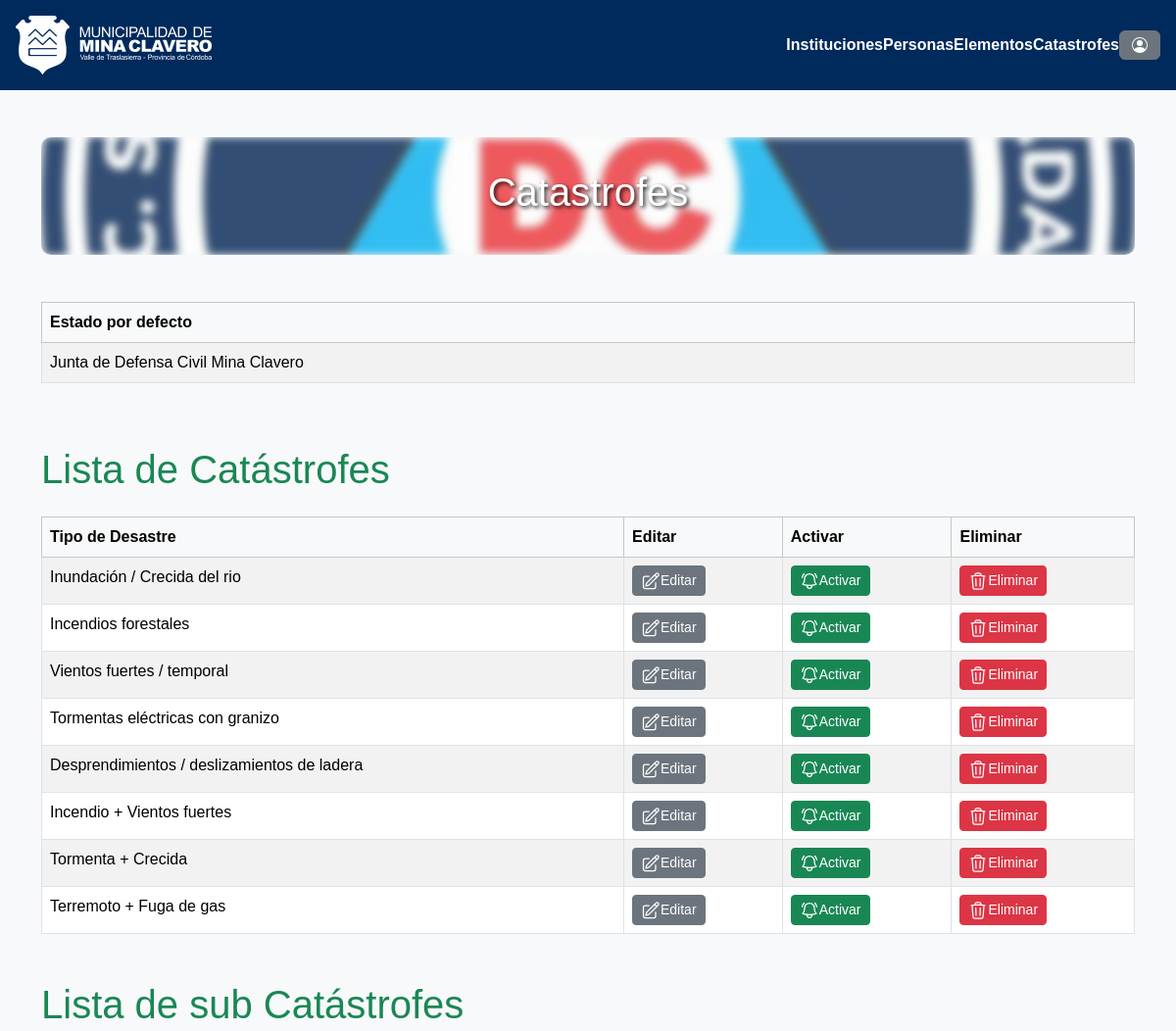
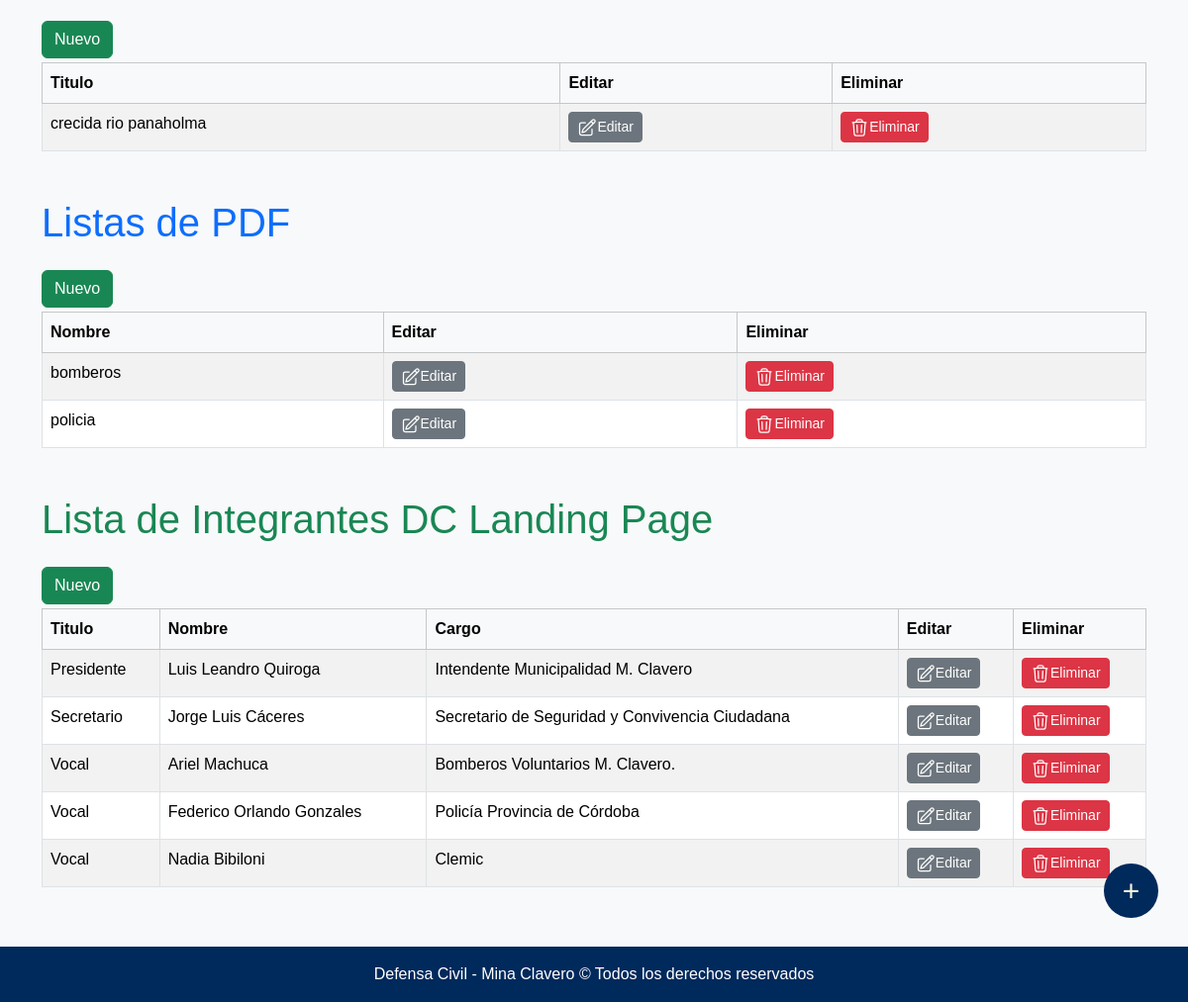
Page /listaDesastre/ (signed in) on the committed database (2 pictures, top to bottom).
### seguridadVial/models.py (models this page shows, shortened)
class Catastrophe(models.Model):
    type_disaster = models.CharField(max_length=255, default=None)
    descripcion = models.TextField()
    is_active = models.BooleanField(default=False)
    is_default = models.BooleanField(default=False)
    image_disaster = models.CharField(max_length=255)
    mapa_interactivo = models.CharField(max_length=855, default=None)

class SubCatastrofe(models.Model):
    titulo = models.CharField(max_length=255, default=None)
    id_catastrofe = models.ForeignKey(Catastrophe, on_delete=models.CASCADE)

class PdfFrame(models.Model):
    name = models.CharField(max_length=255)
    url = models.URLField()
    pk_catastrofe = models.ManyToManyField(Catastrophe,through="CatPdf")

class IntegrantesDC(models.Model):
    titulo = models.CharField(max_length=255)
    persona = models.CharField(max_length=255)
    cargo = models.CharField(max_length=255)

### seguridadVial/views_landing.py (the view)
# urls.py: path("listaDesastre/", login_required(permission_required('defensaCivil.add_catastrophe')(views_landing.DashboardCatastrophe)), name="Lista-Desastre"),
def DashboardCatastrophe(request):
    active = True
    if Catastrophe.objects.filter(is_active=True):
        active = False
    return render(request, template_name=os.path.join("defensaCivil", "listas", "dashboard.html"),
                  context={"disaster":Catastrophe.objects.all(), "active":active, "pdf":PdfFrame.objects.all(), "subcat": SubCatastrofe.objects.all(), "integrantes":IntegrantesDC.objects.all()})

### municipalidad/templates/defensaCivil/listas/dashboard.html (shortened to what this page needs)
{% extends "defensaCivil/base.html" %}
{% load static %}
{% block contenido %}
<div class="container mt-5">
    <div class="cont mb-5">
     <h1 class="titulo">Catastrofes</h1>
    </div>
    <div class="table-responsive w-100">
      <table class="table table-bordered table-striped table-hover" id="table">
        <thead class="table-light">
          <tr>
            <th>Estado por defecto</th>
          </tr>
        </thead>
        <tbody>
          {% for disaster in disaster %}
          {% if disaster.is_default %}
          <tr>
            <td>{{ disaster.type_disaster }}</td>
          </tr>
          {% endif %}
          {% endfor %}
        </tbody>
      </table>
    </div>
    <h1 class="mb-4 mt-5 text-success">Lista de Catástrofes</h1>
    <div class="table-responsive">
      <table class="table table-bordered table-striped table-hover" id="table">
        <thead class="table-light">
          <tr>
            <th>Tipo de Desastre</th>
            <th>Editar</th>
            <th>Activar</th>
            <th>Eliminar</th>
          </tr>
        </thead>
        <tbody>
          {% for disaster in disaster %}
          {% if not disaster.is_default %}
          <tr>
            <td>{{ disaster.type_disaster }}</td>
            <td>
              {% if active %}
              <a href="{% url 'Modificar' disaster.id %}" class="btn btn-sm btn-secondary">
                <img src="{% static 'assets/edit.svg' %}" style="width: 20px;">
              Editar
            </a>
              {% endif %}
            </td>
            <td>
              {% if not disaster.is_active and active %}
              <a href="{% url 'Activar' disaster.id %}" class="btn btn-sm btn-success">
                <img src="{% static 'assets/active.svg' %}" style="width: 20px;">
              Activar</a>
              {% elif disaster.is_active %}
              <a href="{% url 'Activar' disaster.id %}" class="btn btn-sm btn-danger">
                <img src="{% static 'assets/deactivate.svg' %}" style="width: 20px;">
              Desactivar</a>
              {% endif %}
            </td>
            <td>
              {% if not disaster.is_active   and active %}
              <a href="{% url 'Eliminar' disaster.id %}" class="btn btn-sm btn-danger">
                <img src="{% static 'assets/eliminar.svg' %}" style="width: 20px;">Eliminar
              </a>
              {% elif not disaster.is_active  and active%}
              <a href="{% url 'Eliminar' disaster.id %}" class="btn btn-sm btn-danger">
                <img src="{% static 'assets/eliminar.svg' %}" style="width: 20px;">Eliminar
              </a>
              {% endif %}
            </td>
          </tr>
          {% endif %}
          {% endfor %}
        </tbody>
      </table>
    <h1 class="mb-4 mt-5 text-success">Lista de  sub Catástrofes</h1>
    <a class="btn btn-success mb-1" href="{% url 'subcar_crear' %}">Nuevo</a>
    <div class="table-responsive">
      <table class="table table-bordered table-striped table-hover" id="table">
        <thead class="table-light">
          <tr>
            <th>Titulo</th>
            <th>Editar</th>
            <th>Eliminar</th>
          </tr>
        </thead>
        <tbody>
         {% for s in subcat %}
          <tr>
            <td>{{ s.titulo }}</td>
            <td>
             <a class="btn btn-sm btn-secondary" href="{% url 'subcat_update' s.id %}">
                <img src="{% static 'assets/edit.svg' %}" style="width: 20px;">Editar
             </a>
            </td>
            <td>
              <a class="btn btn-sm btn-danger" href="{% url 'subcat_delete' s.id %}">
                <img src="{% static 'assets/eliminar.svg' %}" style="width: 20px;">Eliminar
              </a>
            </td>
          </tr>
          {% endfor %}
        </tbody>
      </table>
      <h1 class="mb-4 mt-5 text-primary">Listas de PDF</h1>
      <a class="btn btn-success mb-1" href="{% url 'pdf_create' %}">Nuevo</a>
    <div class="table-responsive">
      <table class="table table-bordered table-striped table-hover" id="table">
        <thead class="table-light">
          <tr>
            <th>Nombre</th>
            <th>Editar</th>
            <th>Eliminar</th>
          </tr>
        </thead>
        <tbody>
         {% for pdf in pdf %}
          <tr>
            <td>{{ pdf.name }}</td>
            <td>
             <a class="btn btn-sm btn-secondary" href="{% url 'pdf_update' pdf.id %}">
                <img src="{% static 'assets/edit.svg' %}" style="width: 20px;">Editar
             </a>
            </td>
            <td>
              <a class="btn btn-sm btn-danger" href="{% url 'pdf_delete' pdf.id %}">
                <img src="{% static 'assets/eliminar.svg' %}" style="width: 20px;">Eliminar
              </a>
            </td>
          </tr>
          {% endfor %}
        </tbody>
      </table>
    <h1 class="mb-4 mt-5 text-success">Lista de Integrantes DC Landing Page</h1>
    <a class="btn btn-success mb-1" href="{% url 'integrante_crear' %}">Nuevo</a>
    <div class="table-responsive">
      <table class="table table-bordered table-striped table-hover" id="table">
        <thead class="table-light">
          <tr>
            <th>Titulo</th>
            <th>Nombre</th>
            <th>Cargo</th>
            <th>Editar</th>
            <th>Eliminar</th>
          </tr>
        </thead>
        <tbody>
         {% for s in integrantes %}
          <tr>
            <td>{{ s.titulo }}</td>
            <td>{{ s.persona }}</td>
            <td>{{ s.cargo }}</td>
            <td>
             <a class="btn btn-sm btn-secondary" href="{% url 'integrante_update' s.id %}">
                <img src="{% static 'assets/edit.svg' %}" style="width: 20px;">Editar
             </a>
            </td>
            <td>
              <a class="btn btn-sm btn-danger" href="{% url 'integrante_delete' s.id %}">
                <img src="{% static 'assets/eliminar.svg' %}" style="width: 20px;">Eliminar
              </a>
            </td>
          </tr>
          {% endfor %}
        </tbody>
      </table>
    </div>
    <a href={% url "crear" %} class="customButton">+</a>
  </div>
{% endblock %}

### municipalidad/static/estilos.css (style rules this page uses)
.cont { position: relative; height: 120px; border-radius: 10px; overflow: hidden; color: white; display: flex; align-items: center; justify-content: center; margin-top: 5px; }
.cont::before { content: ""; position: absolute; top: 0; left: 0; width: 100%; height: 100%; background-image: url("../../../static/imagenes/defensacivil.jpg"); background-size: cover; background-position: center; filter: blur(4px); z-index: -1; opacity: 0.8; }
.titulo { text-shadow: 2px 2px 4px rgba(0, 0, 0, 0.877); }
.customButton { display: flex; position: fixed; width: 55px; height: 55px; bottom: 60px; right: 30px; border-radius: 50px; text-align: center; font-size: 30px; z-index: 100; align-items: center; justify-content: center; text-align: center; background-color: #C1121F; color:beige; text-decoration: none; transition: 0.3s; }

### municipalidad/templates/defensaCivil/listas/dashboard.html (style rules this page uses)
.cont { position: relative; height: 120px; border-radius: 10px; overflow: hidden; color: white; display: flex; align-items: center; justify-content: center; }
.btn { display: flex; flex-direction: row; align-items: center; width: fit-content; }
.cont::before { content: ""; position: absolute; top: 0; left: 0; width: 100%; height: 100%; background-image: url("../../../static/imagenes/defensacivil.jpg"); background-size: cover; background-position: center; filter: blur(4px); z-index: -1; opacity: 0.8; }
.titulo { text-shadow: 2px 2px 4px rgba(0, 0, 0, 0.877); }

### municipalidad/templates/defensaCivil/base.html (style rules this page uses)
body { font-family: 'Arial', sans-serif; background-color: #f8f9fa; color: #333; margin: 0; padding-bottom: 100px; }
.customButton { display: flex; position: fixed; width: 55px; height: 55px; bottom: 60px; right: 30px; border-radius: 50px; text-align: center; font-size: 30px; z-index: 100; align-items: center; justify-content: center; text-align: center; background-color: hsl(213, 100%, 18%); color:beige; text-decoration: none; transition: 0.3s; margin-bottom: 25px; }

### rows in the picture
Catastrophe: type_disaster "Junta de Defensa Civil Mina Clavero"
Catastrophe: type_disaster "Inundación / Crecida del rio", is_default False (drawn)
Catastrophe: type_disaster "Incendios forestales", is_default False (drawn)
Catastrophe: type_disaster "Vientos fuertes / temporal", is_default False (drawn)
Catastrophe: type_disaster "Tormentas eléctricas con granizo", is_default False (drawn)
Catastrophe: type_disaster "Desprendimientos / deslizamientos de ladera", is_default False (drawn)
Catastrophe: type_disaster "Incendio + Vientos fuertes", is_default False (drawn)
Catastrophe: type_disaster "Tormenta + Crecida", is_default False (drawn)
Catastrophe: type_disaster "Terremoto + Fuga de gas", is_default False (drawn)
SubCatastrofe: titulo "crecida rio panaholma"
PdfFrame: name "bomberos"
PdfFrame: name "policia"
IntegrantesDC: titulo "Presidente", persona "Luis Leandro Quiroga", cargo "Intendente Municipalidad M. Clavero"
IntegrantesDC: titulo "Secretario", persona "Jorge Luis Cáceres", cargo "Secretario de Seguridad y Convivencia Ciudadana"
IntegrantesDC: titulo "Vocal", persona "Ariel Machuca", cargo "Bomberos Voluntarios M. Clavero."
IntegrantesDC: titulo "Vocal", persona "Federico Orlando Gonzales", cargo "Policía Provincia de Córdoba"
IntegrantesDC: titulo "Vocal", persona "Nadia Bibiloni", cargo "Clemic"
